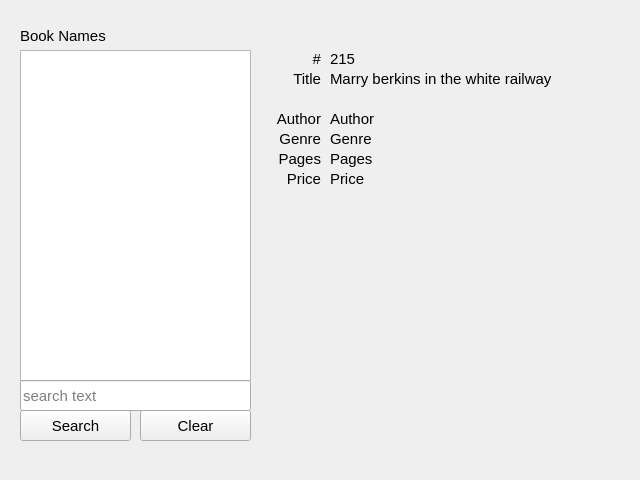
<?xml version="1.0" encoding="UTF-8"?>
<ui version="4.0">
 <class>Form</class>
 <widget class="QWidget" name="Form">
  <property name="geometry">
   <rect>
    <x>0</x>
    <y>0</y>
    <width>640</width>
    <height>480</height>
   </rect>
  </property>
  <property name="minimumSize">
   <size>
    <width>640</width>
    <height>480</height>
   </size>
  </property>
  <property name="maximumSize">
   <size>
    <width>640</width>
    <height>480</height>
   </size>
  </property>
  <property name="font">
   <font>
    <pointsize>11</pointsize>
   </font>
  </property>
  <property name="windowTitle">
   <string>Form</string>
  </property>
  <widget class="QPushButton" name="b_search">
   <property name="geometry">
    <rect>
     <x>20</x>
     <y>410</y>
     <width>111</width>
     <height>31</height>
    </rect>
   </property>
   <property name="text">
    <string>Search</string>
   </property>
  </widget>
  <widget class="QListWidget" name="lw_books">
   <property name="geometry">
    <rect>
     <x>20</x>
     <y>50</y>
     <width>231</width>
     <height>331</height>
    </rect>
   </property>
  </widget>
  <widget class="QLineEdit" name="le_search">
   <property name="geometry">
    <rect>
     <x>20</x>
     <y>380</y>
     <width>231</width>
     <height>31</height>
    </rect>
   </property>
   <property name="text">
    <string/>
   </property>
   <property name="placeholderText">
    <string>search text</string>
   </property>
  </widget>
  <widget class="QPushButton" name="b_clear">
   <property name="geometry">
    <rect>
     <x>140</x>
     <y>410</y>
     <width>111</width>
     <height>31</height>
    </rect>
   </property>
   <property name="text">
    <string>Clear</string>
   </property>
  </widget>
  <widget class="QLabel" name="l_book_names">
   <property name="geometry">
    <rect>
     <x>20</x>
     <y>20</y>
     <width>231</width>
     <height>31</height>
    </rect>
   </property>
   <property name="text">
    <string>Book Names</string>
   </property>
  </widget>
  <widget class="QLabel" name="l_title">
   <property name="geometry">
    <rect>
     <x>270</x>
     <y>70</y>
     <width>51</width>
     <height>21</height>
    </rect>
   </property>
   <property name="text">
    <string>Title</string>
   </property>
   <property name="alignment">
    <set>Qt::AlignRight|Qt::AlignTop|Qt::AlignTrailing</set>
   </property>
  </widget>
  <widget class="QLabel" name="l_number">
   <property name="geometry">
    <rect>
     <x>270</x>
     <y>50</y>
     <width>51</width>
     <height>21</height>
    </rect>
   </property>
   <property name="text">
    <string>#</string>
   </property>
   <property name="alignment">
    <set>Qt::AlignRight|Qt::AlignTop|Qt::AlignTrailing</set>
   </property>
  </widget>
  <widget class="QLabel" name="l_author">
   <property name="geometry">
    <rect>
     <x>270</x>
     <y>110</y>
     <width>51</width>
     <height>21</height>
    </rect>
   </property>
   <property name="text">
    <string>Author</string>
   </property>
   <property name="alignment">
    <set>Qt::AlignRight|Qt::AlignTop|Qt::AlignTrailing</set>
   </property>
  </widget>
  <widget class="QLabel" name="l_genre">
   <property name="geometry">
    <rect>
     <x>270</x>
     <y>130</y>
     <width>51</width>
     <height>21</height>
    </rect>
   </property>
   <property name="text">
    <string>Genre</string>
   </property>
   <property name="alignment">
    <set>Qt::AlignRight|Qt::AlignTop|Qt::AlignTrailing</set>
   </property>
  </widget>
  <widget class="QLabel" name="l_pages">
   <property name="geometry">
    <rect>
     <x>270</x>
     <y>150</y>
     <width>51</width>
     <height>21</height>
    </rect>
   </property>
   <property name="text">
    <string>Pages</string>
   </property>
   <property name="alignment">
    <set>Qt::AlignRight|Qt::AlignTop|Qt::AlignTrailing</set>
   </property>
  </widget>
  <widget class="QLabel" name="l_price">
   <property name="geometry">
    <rect>
     <x>270</x>
     <y>170</y>
     <width>51</width>
     <height>21</height>
    </rect>
   </property>
   <property name="text">
    <string>Price</string>
   </property>
   <property name="alignment">
    <set>Qt::AlignRight|Qt::AlignTop|Qt::AlignTrailing</set>
   </property>
  </widget>
  <widget class="QLabel" name="t_price">
   <property name="geometry">
    <rect>
     <x>330</x>
     <y>170</y>
     <width>51</width>
     <height>21</height>
    </rect>
   </property>
   <property name="text">
    <string>Price</string>
   </property>
   <property name="alignment">
    <set>Qt::AlignLeading|Qt::AlignLeft|Qt::AlignTop</set>
   </property>
  </widget>
  <widget class="QLabel" name="t_genre">
   <property name="geometry">
    <rect>
     <x>330</x>
     <y>130</y>
     <width>231</width>
     <height>21</height>
    </rect>
   </property>
   <property name="text">
    <string>Genre</string>
   </property>
   <property name="alignment">
    <set>Qt::AlignLeading|Qt::AlignLeft|Qt::AlignTop</set>
   </property>
  </widget>
  <widget class="QLabel" name="t_number">
   <property name="geometry">
    <rect>
     <x>330</x>
     <y>50</y>
     <width>231</width>
     <height>21</height>
    </rect>
   </property>
   <property name="text">
    <string>215</string>
   </property>
   <property name="alignment">
    <set>Qt::AlignLeading|Qt::AlignLeft|Qt::AlignTop</set>
   </property>
  </widget>
  <widget class="QLabel" name="t_title">
   <property name="geometry">
    <rect>
     <x>330</x>
     <y>70</y>
     <width>231</width>
     <height>41</height>
    </rect>
   </property>
   <property name="text">
    <string>Marry berkins in the white railway</string>
   </property>
   <property name="alignment">
    <set>Qt::AlignLeading|Qt::AlignLeft|Qt::AlignTop</set>
   </property>
  </widget>
  <widget class="QLabel" name="t_pages">
   <property name="geometry">
    <rect>
     <x>330</x>
     <y>150</y>
     <width>51</width>
     <height>21</height>
    </rect>
   </property>
   <property name="text">
    <string>Pages</string>
   </property>
   <property name="alignment">
    <set>Qt::AlignLeading|Qt::AlignLeft|Qt::AlignTop</set>
   </property>
  </widget>
  <widget class="QLabel" name="t_author">
   <property name="geometry">
    <rect>
     <x>330</x>
     <y>110</y>
     <width>231</width>
     <height>21</height>
    </rect>
   </property>
   <property name="text">
    <string>Author</string>
   </property>
   <property name="alignment">
    <set>Qt::AlignLeading|Qt::AlignLeft|Qt::AlignTop</set>
   </property>
  </widget>
 </widget>
 <resources/>
 <connections/>
</ui>
